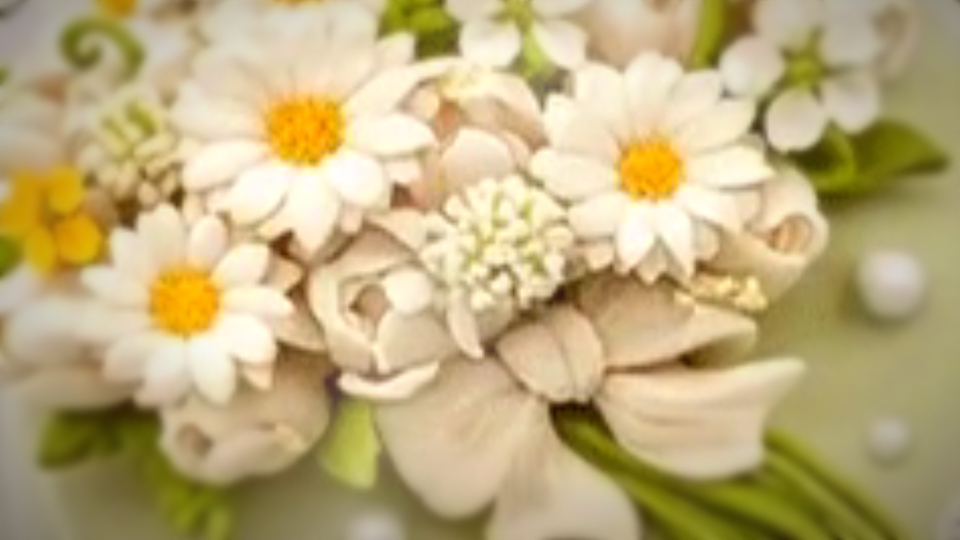
#> input picture drafts/v10/shots/c2b-video.jpg, 1920 x 1080 px, given in place of v31-s1-hero.png, which was not available (shown at 1/2 size)
$ python soom.py
#> lines starting #> are read from the running program, lines starting #| are printed output that depends on the picture; after the words box and inside, x2 and y2 are one past the last pixel; in counts of white or black regions, pixels touching at a corner belong together; pictures that were not available may be replaced by others from this repository, and a replacement may not be noted
### tools/adv31/fx.py
"""광고 합성 도구(정지 사진 → '촬영한 것 같은' 영상). 모두 numpy/OpenCV, 선형광 공간에서 빛을 더한다.
- 카메라: 확대·이동·작은 회전 + 깊이 시차(2.5D) + 렌즈 호흡
- 초점: 깊이 지도 기반 피사계 심도(초점면 이동 = 랙 포커스)
- 빛: 선형 공간에서 '직사광' 마스크를 곱해 더함(벽의 질감·알베도를 그대로 살림)
- 필름: 그레인(프레임마다 새로), 할레이션, 게이트 흔들림, 깜빡임, 비네트, 가장자리 색수차, 토 커브
"""
import numpy as np, cv2, math, subprocess
from PIL import Image

def srgb_to_lin(x):
    return np.where(x <= 0.04045, x / 12.92, ((x + 0.055) / 1.055) ** 2.4).astype(np.float32)

def lin_to_srgb(x):
    x = np.clip(x, 0, None)
    return np.where(x <= 0.0031308, x * 12.92, 1.055 * np.power(x, 1 / 2.4) - 0.055).astype(np.float32)

def load(path, crop=0, size=None):
    im = Image.open(path).convert('RGB')
    if crop:
        w, h = im.size; c = crop
        im = im.crop((c, int(c * h / w), w - c, h - int(c * h / w)))
    if size:
        im = im.resize(size, Image.LANCZOS)
    return np.asarray(im, dtype=np.float32) / 255.0

def ease_io(x):
    x = min(max(x, 0.0), 1.0)
    return x * x * (3 - 2 * x)

def ease_out(x, p=3):
    x = min(max(x, 0.0), 1.0)
    return 1 - (1 - x) ** p

def ease_in(x, p=3):
    x = min(max(x, 0.0), 1.0)
    return x ** p

def lerp(a, b, t):
    return a + (b - a) * t

def span(t, t0, t1):
    return min(max((t - t0) / (t1 - t0), 0.0), 1.0) if t1 > t0 else float(t >= t1)

# ── 카메라 ──────────────────────────────────────────────
# [54 lines left out: functions camera, dof, add_light, soft, not called in this run]

# ── 필름 ───────────────────────────────────────────────
class Film:
    def __init__(self, wh, seed=7, grain=0.035, grain_size=1.1, halation=0.22, hal_thresh=0.72, hal_color=(1.0, 0.35, 0.18),
                 weave=0.35, flicker=0.008, vignette=0.28, ca=0.6, lift=0.025, toe=0.0, sat=1.0, tint=(1, 1, 1), contrast=1.0):
        self.w, self.h = wh
        self.rng = np.random.default_rng(seed)
        self.__dict__.update(dict(grain=grain, grain_size=grain_size, halation=halation, hal_thresh=hal_thresh, hal_color=np.array(hal_color, np.float32),
                                  weave=weave, flicker=flicker, vignette=vignette, ca=ca, lift=lift, toe=toe, sat=sat, tint=np.array(tint, np.float32), contrast=contrast))
        yy, xx = np.mgrid[0:self.h, 0:self.w].astype(np.float32)
        rr = np.sqrt(((xx - self.w / 2) / (self.w / 2)) ** 2 + ((yy - self.h / 2) / (self.h / 2)) ** 2) / math.sqrt(2)
        self.vig = (1 - self.vignette * np.clip(rr, 0, 1) ** 2.2).astype(np.float32)[..., None]
        self.wx, self.wy = 0.0, 0.0

    # [45 lines left out: function __call__, not called in this run]

# ── 출력 ───────────────────────────────────────────────
class Writer:
    """웹용 기본: 필름 그레인을 살짝 눌러(hqdn3d) CRF 28 — 15초 1080p가 약 3MB"""
    # [6 lines left out: function __init__, not called in this run]
    def write(self, frame_u8):
        self.p.stdin.write(np.ascontiguousarray(frame_u8).tobytes())
    def close(self):
        self.p.stdin.close(); self.p.wait()

# [10 lines left out: function letterbox, not called in this run]

### tools/adv31/textmask.py
"""글자를 알파 마스크로(편집에서 실제 서체로 쓰는 글 — AI가 만든 글자는 쓰지 않음)"""
from pathlib import Path
import numpy as np
from PIL import Image, ImageDraw, ImageFont

ROOT = Path(__file__).resolve().parents[2]
CACHE = Path(__file__).resolve().parent / '.cache'


def font_file(name):
    src = ROOT / 'drafts/fonts' / name
    if src.suffix == '.woff2':
        CACHE.mkdir(parents=True, exist_ok=True)
        dst = CACHE / (src.stem + '.ttf')
        if not dst.exists():
            from fontTools.ttLib import TTFont
            f = TTFont(str(src)); f.flavor = None; f.save(str(dst))
        return str(dst)
    return str(src)


def font(name, size, axes=None):
    f = ImageFont.truetype(font_file(name), size, layout_engine=ImageFont.Layout.RAQM)
    if axes:
        f.set_variation_by_axes(axes)
    return f


# [29 lines left out: function text_mask, not called in this run]


def fnt_axes(name, size, axes):
    f = font(name, size, axes)
    f._axes = axes
    return f


# [12 lines left out: function place, not called in this run]

### tools/adv31/soom.py
"""가상 브랜드 SOOM(스킨케어 세럼) 광고 'One drop' (14초, 1920×1080 안에 2.39:1, 24fps, 무음) — 2026-10-09 9차

감독 콘셉트: 검은 공간(void)의 미니멀 뷰티. 디지털 시네마(필름 흔들림 없음), 깊은 검정, 차가운 흰빛, 2.39:1.
  1 어둠 · 세로 띠 조명(스트립 라이트)이 왼쪽에서 오른쪽으로 지나가며 병이 드러남 — 유리 위 반사 줄이 빛을 따라 움직임   (Void · Hard light)
  2 접사 · 스포이트 끝 물방울, 초점이 맞아 들어오고 물방울이 무거워지다 떨어지려는 순간 컷                            (Probe/Macro · Focal shift · Cut on action)
  3 병 전체 · 천천히 다가감, 빛이 아주 느리게 숨 쉼                                                                  (Product · Slow push)
  4 빛이 줄어 반사 줄만 남고 왼쪽 아래 작은 글 → 검정으로                                                             (Minimal type · Fade)
사진: Higgsfield Soul Cinema 2K(higgsfield/raw/v31-s1-hero, v31-s2-macro). 빛·초점·물방울 무게·글은 여기서 계산.
"""
import os, sys, math, argparse
from pathlib import Path
import numpy as np, cv2
from PIL import Image

sys.path.insert(0, os.path.dirname(os.path.abspath(__file__)))
from fx import srgb_to_lin, lin_to_srgb, load, ease_io, ease_out, ease_in, lerp, span, camera, Film, Writer, letterbox  # noqa: E402
from textmask import fnt_axes, font, text_mask, place  # noqa: E402

ROOT = Path(__file__).resolve().parents[2]
RAW = ROOT / 'higgsfield/raw'
W, H, FPS = 1920, 1080, 24
T1, T2, T3, DUR = 3.6, 7.2, 10.8, 14.0
N = int(DUR * FPS)
COOL = np.array((0.92, 0.97, 1.0), np.float32)


def plate(name):
    return srgb_to_lin(load(RAW / f'v31-{name}' / f'v31-{name}.png'))


def rrect(shape, x0, y0, x1, y1, r, feather):
    m = np.zeros(shape, np.float32)
    cv2.rectangle(m, (x0 + r, y0), (x1 - r, y1), 1.0, -1)
    cv2.rectangle(m, (x0, y0 + r), (x1, y1 - r), 1.0, -1)
    for cx, cy in ((x0 + r, y0 + r), (x1 - r, y0 + r), (x0 + r, y1 - r), (x1 - r, y1 - r)):
        cv2.circle(m, (cx, cy), r, 1.0, -1, lineType=cv2.LINE_AA)
    return cv2.GaussianBlur(m, (0, 0), feather)


class Soom:
    def __init__(self):
        self.film = Film((W, H), seed=31, grain=0.018, grain_size=0.9, halation=0.10, hal_thresh=0.62, hal_color=(0.85, 0.92, 1.0),
                         weave=0.0, flicker=0.002, vignette=0.32, ca=0.25, lift=0.0, sat=0.88, tint=(0.97, 1.0, 1.04), contrast=1.10)
        self.hero = plate('s1-hero') * np.array((0.96, 1.0, 1.05), np.float32)
#> in load, im is the input picture: PIL image 1920x1080 RGB; mean R, G, B 190.1, 172.6, 124.5
#> in srgb_to_lin, `return np.where(x <= 0.04045, x / 12.92, ((x + 0.055) / 1.055) ** 2.4)..`:
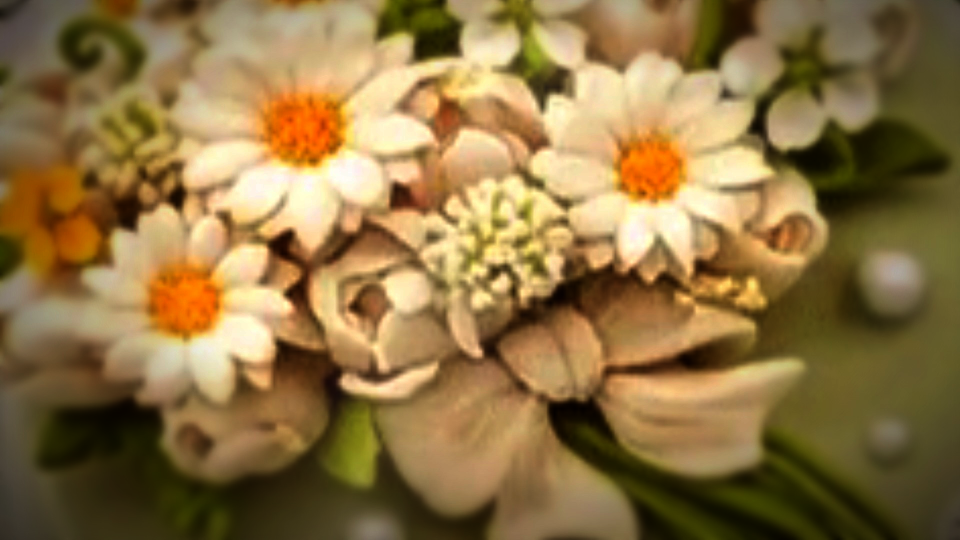
#> returned value: shape (1080, 1920, 3) float32 (shown at 1/2 size); mean of channels 0, 1, 2 0.56, 0.454, 0.265; drawn as R, G, B
        self.macro = plate('s2-macro') * np.array((0.96, 1.0, 1.05), np.float32)
        sh = self.hero.shape[:2]
        self.glass = rrect(sh, 916, 478, 1104, 842, 14, 2.5)       # 병 몸통
        self.cap = rrect(sh, 952, 312, 1066, 412, 4, 1.5)         # 검은 뚜껑
        self.tube = rrect(sh, 978, 58, 1028, 300, 12, 1.5)        # 스포이트 유리관
        yy = np.arange(sh[0], dtype=np.float32)[:, None]
        self.vfade = np.clip((yy - 478) / 40, 0, 1) * np.clip((842 - yy) / 40, 0, 1)
        self.type = self._type()

    def _type(self):
        a = np.zeros((H, W), np.float32)
        m, b = text_mask('SOOM', fnt_axes('Archivo-VF.ttf', 46, [300, 125]), track=0.55)
        a = np.maximum(a, place((H, W), m, 150, 838, b, align='left'))
        m, b = text_mask('숨처럼 가볍게 스미는 세럼.', font('MaruBuri-Regular.woff2', 26), space=0.3)
        a = np.maximum(a, place((H, W), m, 152, 884, b, align='left'))
        return a

    # 지나가는 띠 조명 + 유리 위 반사 줄
    # [65 lines left out: functions lit_hero, frame, _swell, not called in this run]


def main():
    ap = argparse.ArgumentParser()
    ap.add_argument('--frames', default='')
    ap.add_argument('--snap', default='/tmp')
    ap.add_argument('--out', default=str(ROOT / 'site/public/media/film/soom.mp4'))
    a = ap.parse_args()
    s = Soom()
#> call 2 of load, with crop = 0
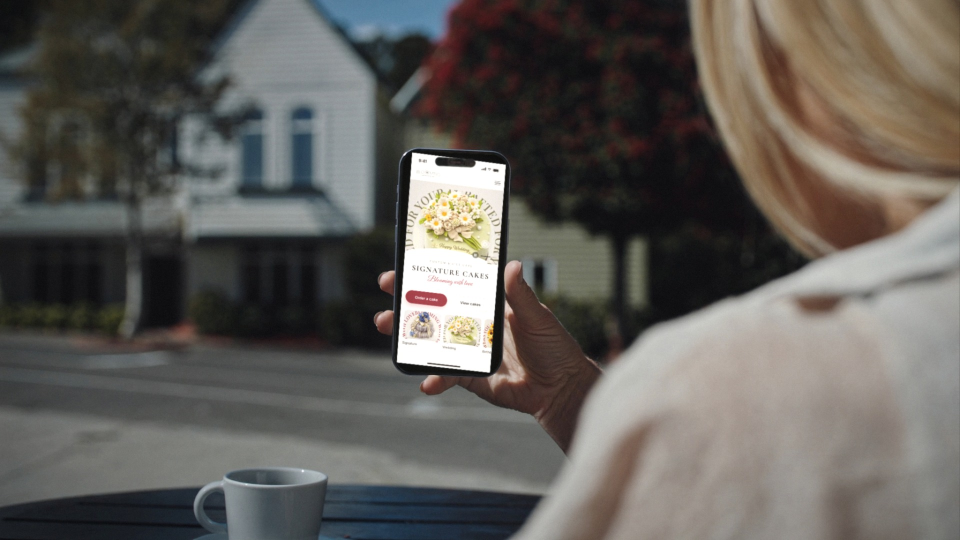
#> input picture drafts/v10/shots/c3-cafe_blooming-mobile.jpg, 1920 x 1080 px, given in place of v31-s2-macro.png, which was not available (shown at 1/2 size)
#> in load, im is the input picture: PIL image 1920x1080 RGB; mean R, G, B 96.7, 93.5, 89
#> in srgb_to_lin (call 2), `return np.where(x <= 0.04045, x / 12.92, ((x + 0.055) / 1.055) ** 2.4)..`:
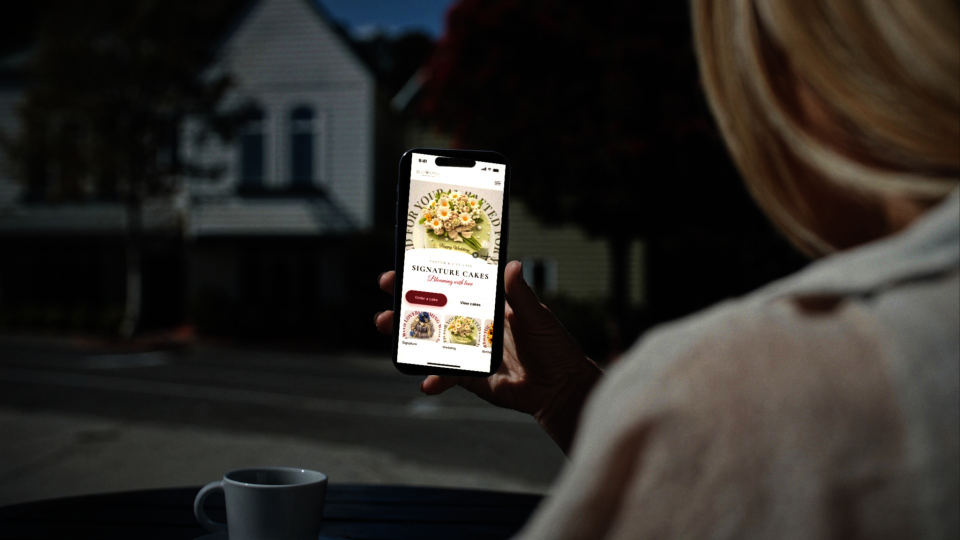
#> returned value: shape (1080, 1920, 3) float32 (shown at 1/2 size); mean of channels 0, 1, 2 0.176, 0.164, 0.15; drawn as R, G, B
#> in rrect, `cv2.rectangle(m, (x0 + r, y0), (x1 - r, y1), 1.0, -1)`:
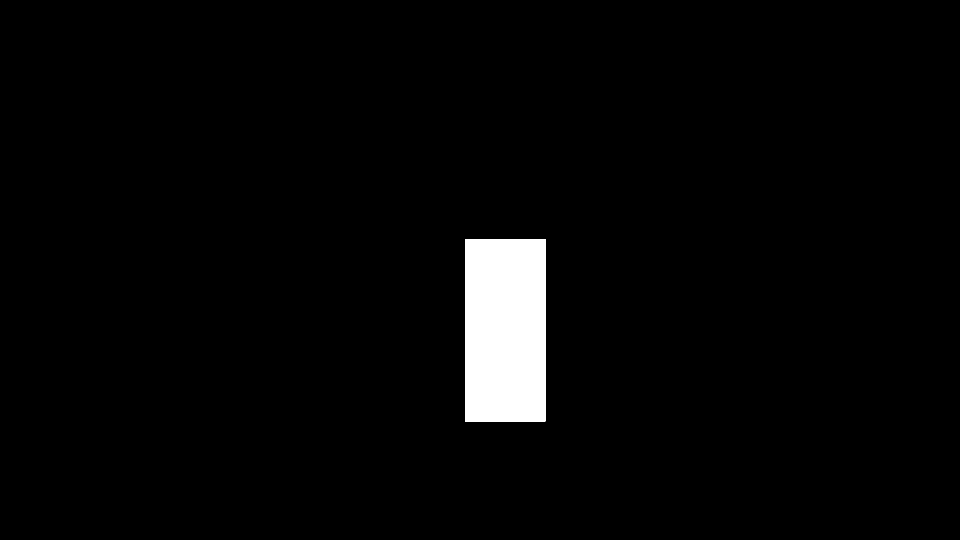
#> m: shape (1080, 1920) float32 (shown at 1/2 size); values 0 (black) and 1 (white), 2.8% white; 1 white region, box (x1, y1, x2, y2) and area: (930, 478, 1091, 843) 58765
#> in rrect, `cv2.rectangle(m, (x0, y0 + r), (x1, y1 - r), 1.0, -1)`:
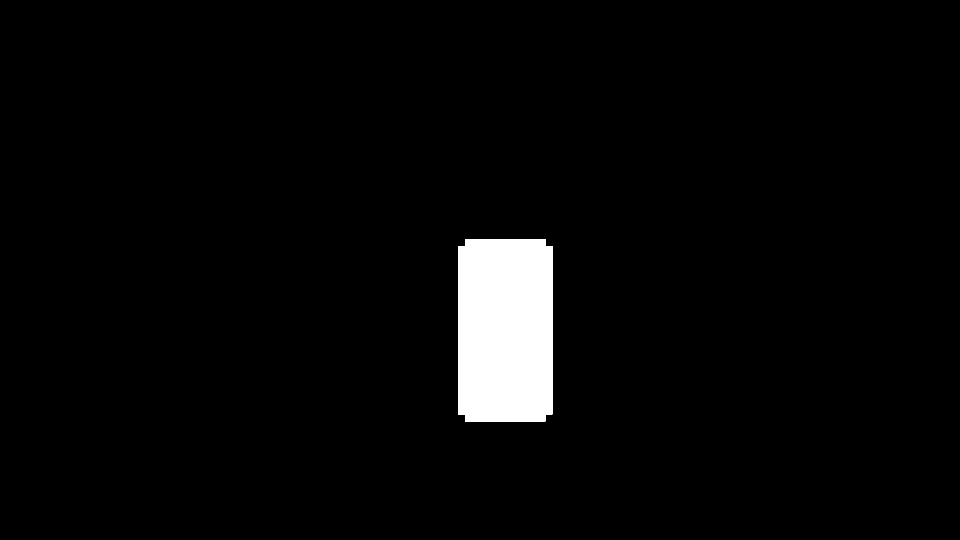
#> m: shape (1080, 1920) float32 (shown at 1/2 size); values 0 (black) and 1 (white), 3.3% white; 1 white region, box (x1, y1, x2, y2) and area: (916, 478, 1105, 843) 68201
#> after the loop in rrect, `for cx, cy in ((x0 + r, y0 + r), (x1 - r, y0 + r), (x0 + r, y1 - r), (..`: m: shape (1080, 1920) float32; values 0 (black) and 1 (white), 3.3% white; 1 white region, box (x1, y1, x2, y2) and area: (916, 478, 1105, 843) 68757
#> in rrect (call 2), `cv2.rectangle(m, (x0 + r, y0), (x1 - r, y1), 1.0, -1)`: m: shape (1080, 1920) float32; values 0 (black) and 1 (white), 0.52% white; 1 white region, box (x1, y1, x2, y2) and area: (956, 312, 1063, 413) 10807
#> in rrect (call 2), `cv2.rectangle(m, (x0, y0 + r), (x1, y1 - r), 1.0, -1)`: m: shape (1080, 1920) float32; values 0 (black) and 1 (white), 0.56% white; 1 white region, box (x1, y1, x2, y2) and area: (952, 312, 1067, 413) 11551
#> after the loop in rrect (call 2), `for cx, cy in ((x0 + r, y0 + r), (x1 - r, y0 + r), (x0 + r, y1 - r), (..`: m: shape (1080, 1920) float32; values 0 (black) and 1 (white), 0.56% white; 1 white region, box (x1, y1, x2, y2) and area: (952, 312, 1067, 413) 11583
#> call 3 of rrect, with shape = (1080, 1920), x0 = 978, y0 = 58, x1 = 1028, y1 = 300, r = 12, feather = 1.5
#> in rrect (call 3), `cv2.rectangle(m, (x0 + r, y0), (x1 - r, y1), 1.0, -1)`:
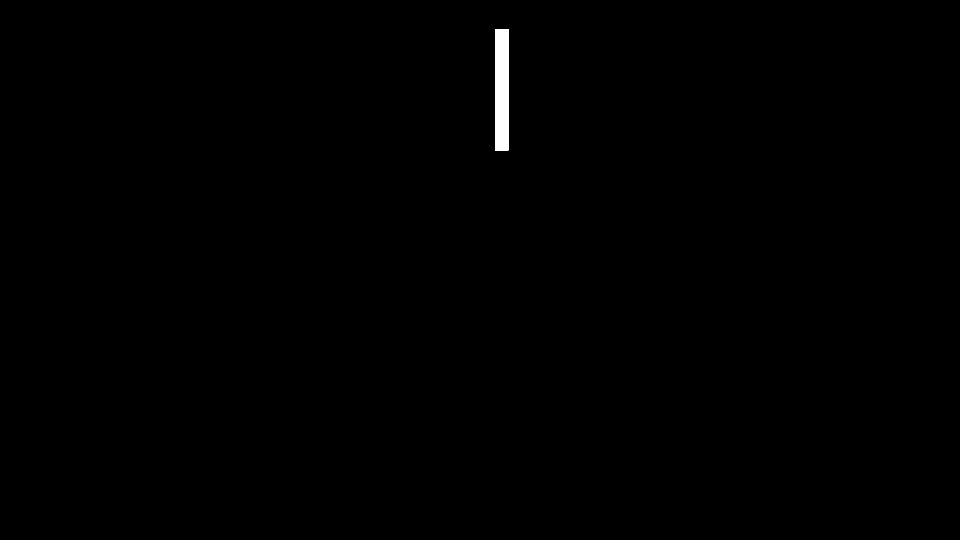
#> m: shape (1080, 1920) float32 (shown at 1/2 size); values 0 (black) and 1 (white), 0.32% white; 1 white region, box (x1, y1, x2, y2) and area: (990, 58, 1017, 301) 6561
#> in rrect (call 3), `cv2.rectangle(m, (x0, y0 + r), (x1, y1 - r), 1.0, -1)`:
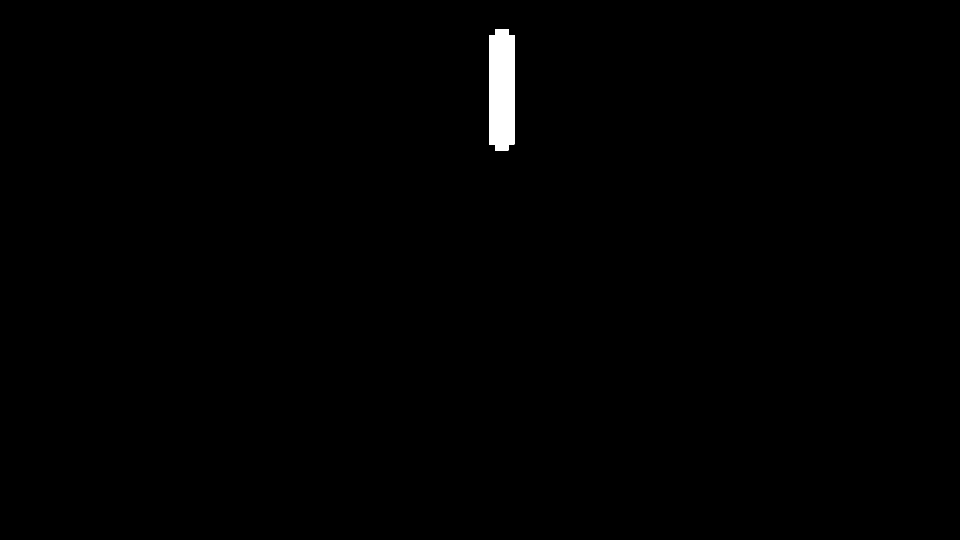
#> m: shape (1080, 1920) float32 (shown at 1/2 size); values 0 (black) and 1 (white), 0.57% white; 1 white region, box (x1, y1, x2, y2) and area: (978, 58, 1029, 301) 11817
#> after the loop in rrect (call 3), `for cx, cy in ((x0 + r, y0 + r), (x1 - r, y0 + r), (x0 + r, y1 - r), (..`: m: shape (1080, 1920) float32; values 0 (black) and 1 (white), 0.59% white; 1 white region, box (x1, y1, x2, y2) and area: (978, 58, 1029, 301) 12209
    if a.frames:
        for n in map(int, a.frames.split(',')):
            Image.fromarray(s.frame(n)).save(f'{a.snap}/soom-{n:03d}.jpg', quality=90); print('frame', n)
        return
    w = Writer(a.out, (W, H), FPS)
    for n in range(N):
        w.write(s.frame(n))
        if n % 48 == 0:
            print('frame', n, '/', N, flush=True)
    w.close(); print('written', a.out)


if __name__ == '__main__':
#> (the run stopped early here; a loop or call above may not have finished)
